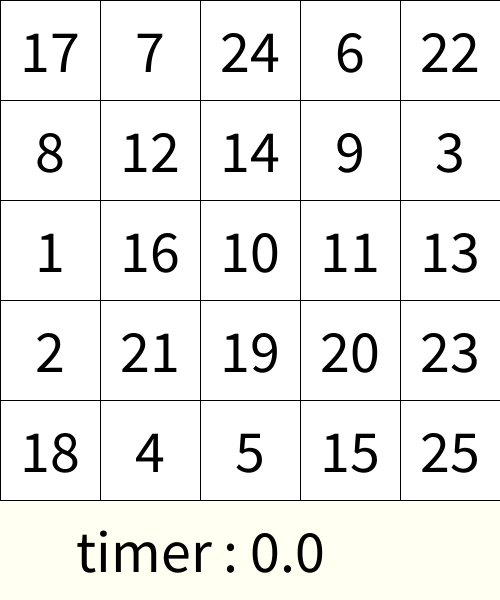
Frame 1 (no input)
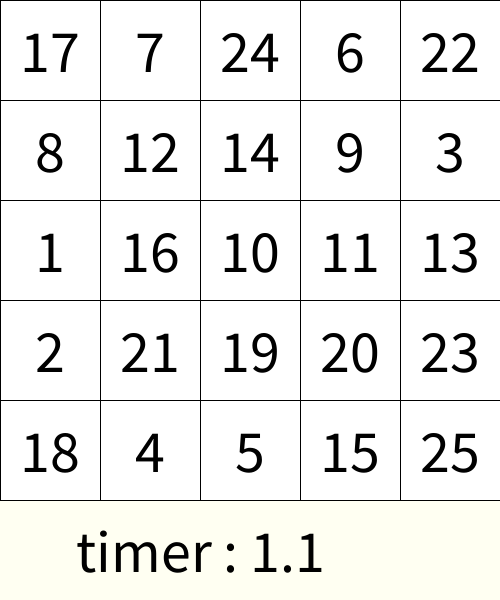
Frame 60 (the mouse pressed at the canvas centre just before this capture)
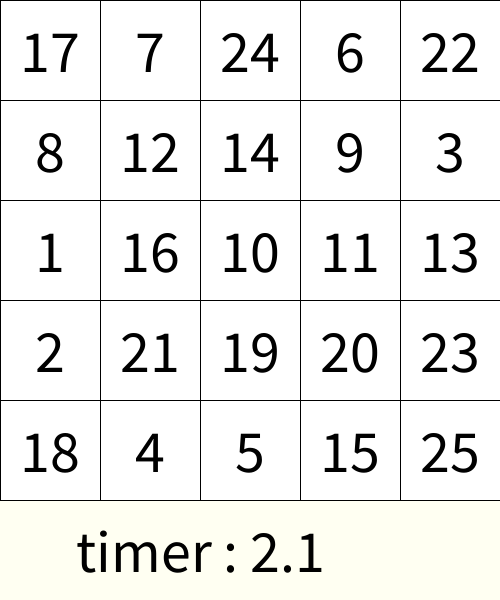
Frame 120 (the mouse held since frame 60 and released just before this capture)

The Processing sketch that drew these frames (run headless with seeded random() and noise(); from frame 60 on, the mouse is pressed at the canvas centre):

// Processing sketch: week06_7a_schulte_table07_millis
// ── week06_7a_schulte_table07_millis.pde
///week06_7_schulte_table07_millis

int [] used = new int[26];
int [][] table = new int[5][5];
void setup(){
  size(500,600);
  textSize(60);
  textAlign(CENTER,CENTER);
  for(int i=0;i<5;i++) {
    for(int j=0;j<5;j++) {
      int now = int(random(1,26));
      while(used[now]==1) now = int(random(1,26));
      table[i][j] = now;
      used[now] = 1;
    }
  }
  startT = millis();
}
int startT = 0;
int [][] pressed = new int[5][5];
void draw(){
  background(#FFFFF2);
  for(int i=0;i<5;i++){
    for(int j=0;j<5;j++){
      if(pressed[i][j]==1) fill(128);
      else fill(255);
      rect(j*100,i*100,100,100);
      fill(0); text(""+table[i][j],50+j*100,50+i*100);
    }
  }
  text("timer : "+ nf((millis() - startT)/1000.0,0,1),200,550);
}
int answer = 1;
void mousePressed(){
  int i = mouseY/100,j = mouseX/100;
  if(table[i][j]==answer){
    pressed[i][j] = 1;
    answer++;
  }
}
